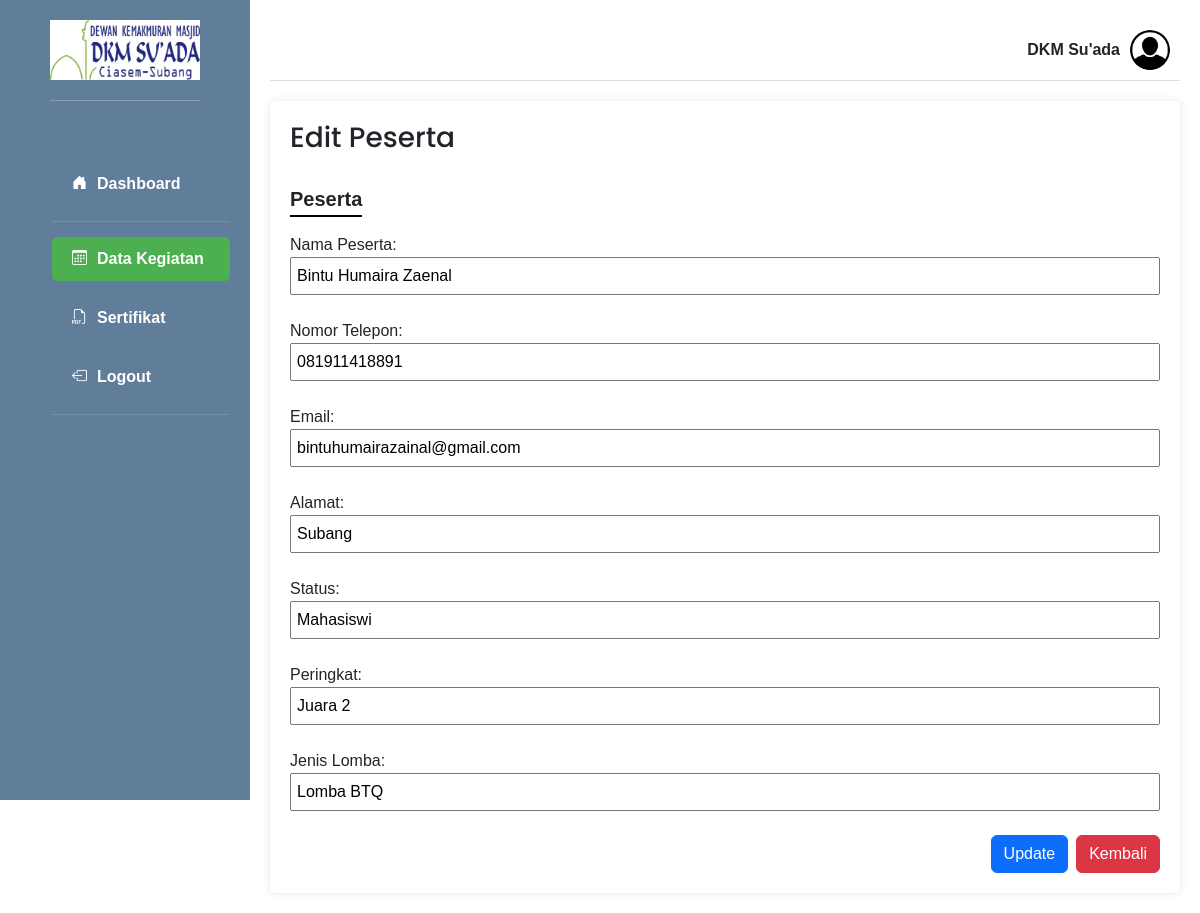
The app's page /edit_peserta.php?id_peserta=1&id=1 (signed in) with its own data.
### tables this page shows
CREATE TABLE `user` (
  `id_user` int NOT NULL,
  `nama_user` varchar(255) DEFAULT NULL,
  `email` varchar(255) NOT NULL,
  `username` varchar(100) NOT NULL,
  `password` varchar(255) NOT NULL
);

CREATE TABLE `peserta` (
  `id_peserta` int NOT NULL,
  `id_kegiatan` int NOT NULL,
  `id_peringkat` int NOT NULL,
  `id_jenislomba` int NOT NULL,
  `nama_peserta` varchar(255) DEFAULT NULL,
  `no_telepon` varchar(15) DEFAULT NULL,
  `email` varchar(255) DEFAULT NULL,
  `alamat` text,
  `status` varchar(255) DEFAULT NULL,
  `created_at` timestamp NOT NULL DEFAULT CURRENT_TIMESTAMP,
  `updated_at` timestamp NULL DEFAULT NULL ON UPDATE CURRENT_TIMESTAMP
);

CREATE TABLE `peringkat` (
  `id_peringkat` int NOT NULL,
  `peringkat` varchar(50) DEFAULT NULL
);

CREATE TABLE `jenislomba` (
  `id_jenislomba` int NOT NULL,
  `jenis_lomba` varchar(50) DEFAULT NULL
);

### edit_peserta.php (the view, shortened to what this page needs)
<?php
require './config/db.php';
$id_peserta = $_GET['id_peserta'];
$query = "
    SELECT peserta.*, peringkat.peringkat AS nama_peringkat, jenislomba.jenis_lomba AS nama_jenislomba
    FROM peserta
    LEFT JOIN peringkat ON peserta.id_peringkat = peringkat.id_peringkat
    LEFT JOIN jenislomba ON peserta.id_jenislomba = jenislomba.id_jenislomba
    WHERE peserta.id_peserta = $id_peserta
";
$peserta = mysqli_query($db_connect, $query);
$row = mysqli_fetch_assoc($peserta);
?>
<!DOCTYPE html>
<html lang="en">
<head>
    <link rel="stylesheet" href="https://cdn.jsdelivr.net/npm/bootstrap-icons@1.11.3/font/bootstrap-icons.min.css">
    <link rel="stylesheet" href="dashboard-style.css">
    <link href="https://cdn.jsdelivr.net/npm/bootstrap@5.3.0-alpha3/dist/css/bootstrap.min.css" rel="stylesheet">
</head>
<body>
    <div class="sidebar" id="sidebar">
        <div class="logo">
            <img src="./images/dkm.jpeg" alt="Tivicate Logo">
            <hr>
        </div>
        <ul>
            <li><a href="dashboard.php"><i class="bi bi-house-door-fill"></i> <b>Dashboard</b></a></li>
            <hr>
            <li><a href="kegiatan.php" class="active"><i class="bi bi-calendar3"></i> <b>Data Kegiatan</b></a></li>
            <li><a href="sertifikat.php"><i class="bi bi-filetype-pdf"></i> <b>Sertifikat</b></a></li>
            <li><a href="javascript:void(0);" onclick="confirmLogout()"><i class="bi bi-box-arrow-left"></i> <b>Logout</b></a></li>
            <hr>
        </ul>
    </div>
    <div class="main-content" id="main-content">
        <div class="topbar">
            <span class="user-name"><?php include './backend/profil_user.php'; ?></span>
            <img src="./images/profil.png" alt="Admin Profile" class="profile-pic">
        </div>
        <div class="content">
            <h3 class="page-title">Edit Peserta</h3>
            <br>
            <form method="POST">
            <div id="page1" class="form-container">
                <h5 class="fw-bold" style="position: relative; display: inline-block; padding-bottom: 4px; border-bottom: 2px solid #000; margin-bottom: 16px;">Peserta</h5>
                <br>
                <div class="col">
                    <label for="peserta">Nama Peserta:</label>
                    <input type="text" id="peserta" name="peserta" value="<?= $row['nama_peserta']; ?>" required style="width: 100%; padding: 5px; box-sizing: border-box;" placeholder="Masukkan Nama Peserta">
                    <br><br>
                    <label for="no_telepon">Nomor Telepon:</label>
                    <input type="tel" id="no_telepon" name="no_telepon" value="<?= $row['no_telepon']; ?>" required style="width: 100%; padding: 5px; box-sizing: border-box;" placeholder="Masukkan Nomor Telepon">
                    <br><br>
                    <label for="email">Email:</label>
                    <input type="email" id="email" name="email" value="<?= $row['email']; ?>" required style="width: 100%; padding: 5px; box-sizing: border-box;" placeholder="Masukkan Email">
                    <br><br>
                    <label for="alamat">Alamat:</label>
                    <input type="text" id="alamat" name="alamat" value="<?= $row['alamat']; ?>" required style="width: 100%; padding: 5px; box-sizing: border-box;" placeholder="Masukkan Alamat">
                    <br><br>
                    <label for="status">Status:</label>
                    <input type="text" id="status" name="status" value="<?= $row['status']; ?>" required style="width: 100%; padding: 5px; box-sizing: border-box;" placeholder="Masukkan Status">
                    <br><br>
                    <label for="peringkat">Peringkat:</label>
                    <input type="text" id="peringkat" name="peringkat" value="<?= $row['nama_peringkat']; ?>" required style="width: 100%; padding: 5px; box-sizing: border-box;" placeholder="Masukkan Peringkat">
                    <br><br>
                    <label for="jenis_lomba">Jenis Lomba:</label>
                    <input type="text" id="jenis_lomba" name="jenis_lomba" value="<?= $row['nama_jenislomba']; ?>" required style="width: 100%; padding: 5px; box-sizing: border-box;" placeholder="Masukkan Jenis Lomba">
                </div>
            </div>
            <br>
            <div class="d-flex">
                <button type="submit" name="update" class="btn btn-primary ms-auto me-2">Update</button>
                <a href="up_peserta.php?id=<?= $_GET['id']; ?>" type="button" class="btn btn-danger">Kembali</a>
            </div>
            </form>
        </div>
    </div>
</body>
</html>

### backend/profil_user.php (shortened to what this page needs)
<?php
require './config/db.php';
function getUserName($db_connect, $user_id) {
    $default_name = 'Admin';
    $result = $db_connect->query("SELECT nama_user FROM user WHERE id_user = $user_id");
    if ($result && $result->num_rows > 0) {
        return $result->fetch_assoc()['nama_user'];
    }
    return $default_name;
}
if (isset($_SESSION['user_id'])) {
    $user_id = $_SESSION['user_id'];
    echo htmlspecialchars(getUserName($db_connect, $user_id));
}
?>

### dashboard-style.css (style rules this page uses)
* { margin: 0; padding: 0; box-sizing: border-box; font-family: Arial , sans-serif; }
body { display: flex; height: 100vh; background: #f4f4f4; }
.sidebar { width: 250px; background: #607d9a; color: #fff; display: flex; flex-direction: column; align-items: center; padding: 20px; }
.sidebar .logo { text-align: center; margin-bottom: 30px; }
.sidebar .logo img { width: 150px; height: auto; margin-bottom: 20px; display: block; margin-left: auto; margin-right: auto; }
.sidebar ul { list-style: none; width: 100%; }
.sidebar ul li { margin: 15px 0; }
.sidebar ul li a { text-decoration: none; color: #fff; display: flex; align-items: center; font-size: 16px; padding: 10px 20px; border-radius: 5px; transition: background 0.3s ease; }
.sidebar ul li a i { margin-right: 10px; font-size: 15px; }
.sidebar ul hr { border: none; border-top: 1px solid #b0c4de; margin: 10px 0; }
.main-content { flex-grow: 1; padding: 20px; display: flex; flex-direction: column; }
.topbar { display: flex; justify-content: flex-end; align-items: center; padding: 10px; background: #fff; border-bottom: 1px solid #ddd; margin-bottom: 20px; }
.topbar .user-name { margin-right: 10px; font-size: 16px; font-weight: bold; }
.topbar .profile-pic { width: 40px; height: 40px; border-radius: 50%; }
.content { flex-grow: 1; background: #fff; border-radius: 5px; padding: 20px; box-shadow: 0 0 10px rgba(0, 0, 0, 0.1); }
.page-title { font-family: poppins , sans-serif; }
.active { color: #fff; background-color: #4CAF50; text-decoration: none; }

### edit_peserta.php (style rules this page uses)
body { overflow-y: auto; margin: 0; display: flex; flex-direction: column; min-height: 100vh; }
.sidebar { position: fixed; top: 0; left: 0; height: 100vh; width: 250px; background: #607d9a; color: #fff; transition: transform 0.3s ease-in-out; z-index: 1000; }
.sidebar .logo img { max-width: 100%; height: auto; }
.main-content { margin-left: 250px; transition: margin-left 0.3s ease-in-out; }
.content { overflow-x: auto; }

### records on screen
user: nama_user "DKM Su'ada"
peserta: peserta "Bintu Humaira Zaenal", no_telepon "081911418891", email "bintuhumairazainal@gmail.com", alamat "Subang", status "Mahasiswi", peringkat "Juara 2", jenis_lomba "Lomba BTQ"
